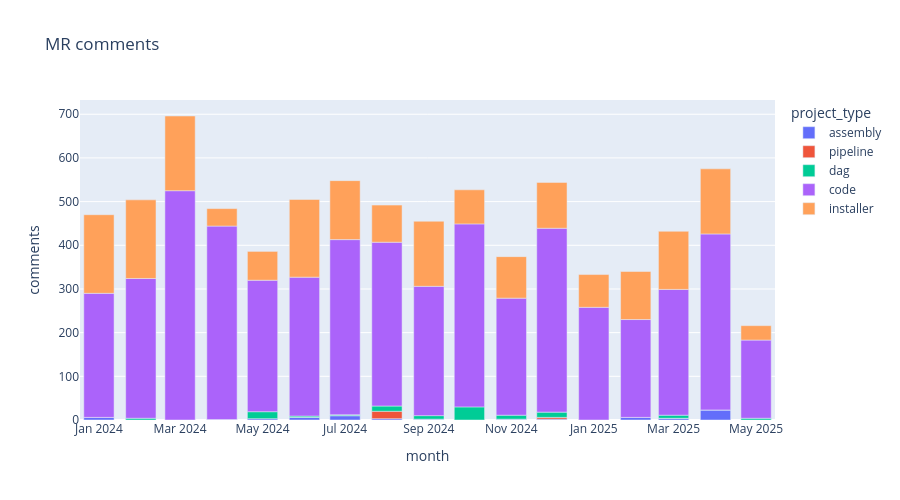

Notebook cell for this chart:
### Code cell
px.bar(mrs_comments.toPandas(),x='month',y='comments',color='project_type',title='MR comments',height=500)

### Figure 1 — Plotly figure (JSON) as saved in the notebook; plotly's stock layout.template omitted (floating-point values rounded to 4 significant figures)
{"data": [{"alignmentgroup": "True", "hovertemplate": "project_type=assembly<br>month=%{x}<br>comments=%{y}<extra></extra>", "legendgroup": "assembly", "marker": {"color": "#636efa", "pattern": {"shape": ""}}, "name": "assembly", "offsetgroup": "assembly", "orientation": "v", "showlegend": true, "textposition": "auto", "type": "bar", "x": ["2024-06-01T00:00:00", "2024-02-01T00:00:00", "2024-04-01T00:00:00", "2025-02-01T00:00:00", "2025-01-01T00:00:00", "2024-10-01T00:00:00", "2024-12-01T00:00:00", "2024-08-01T00:00:00", "2025-05-01T00:00:00", "2024-03-01T00:00:00", "2025-04-01T00:00:00", "2025-03-01T00:00:00", "2024-11-01T00:00:00", "2024-07-01T00:00:00", "2024-01-01T00:00:00", "2024-09-01T00:00:00", "2024-05-01T00:00:00"], "xaxis": "x", "y": [6, 0, 1, 6, 0, 0, 2, 3, 0, 0, 23, 4, 2, 10, 6, 2, 3], "yaxis": "y"}, {"alignmentgroup": "True", "hovertemplate": "project_type=pipeline<br>month=%{x}<br>comments=%{y}<extra></extra>", "legendgroup": "pipeline", "marker": {"color": "#EF553B", "pattern": {"shape": ""}}, "name": "pipeline", "offsetgroup": "pipeline", "orientation": "v", "showlegend": true, "textposition": "auto", "type": "bar", "x": ["2024-12-01T00:00:00", "2024-08-01T00:00:00", "2024-11-01T00:00:00", "2024-09-01T00:00:00", "2024-06-01T00:00:00", "2025-02-01T00:00:00", "2024-10-01T00:00:00", "2025-03-01T00:00:00", "2024-07-01T00:00:00", "2025-01-01T00:00:00"], "xaxis": "x", "y": [4, 17, 0, 0, 0, 0, 0, 0, 0, 0], "yaxis": "y"}, {"alignmentgroup": "True", "hovertemplate": "project_type=dag<br>month=%{x}<br>comments=%{y}<extra></extra>", "legendgroup": "dag", "marker": {"color": "#00cc96", "pattern": {"shape": ""}}, "name": "dag", "offsetgroup": "dag", "orientation": "v", "showlegend": true, "textposition": "auto", "type": "bar", "x": ["2025-05-01T00:00:00", "2024-02-01T00:00:00", "2024-06-01T00:00:00", "2024-11-01T00:00:00", "2024-12-01T00:00:00", "2024-07-01T00:00:00", "2024-04-01T00:00:00", "2024-01-01T00:00:00", "2025-04-01T00:00:00", "2025-03-01T00:00:00", "2024-09-01T00:00:00", "2024-08-01T00:00:00", "2024-10-01T00:00:00", "2024-05-01T00:00:00"], "xaxis": "x", "y": [4, 4, 3, 9, 12, 2, 0, 0, 0, 7, 8, 12, 30, 16], "yaxis": "y"}, {"alignmentgroup": "True", "hovertemplate": "project_type=code<br>month=%{x}<br>comments=%{y}<extra></extra>", "legendgroup": "code", "marker": {"color": "#ab63fa", "pattern": {"shape": ""}}, "name": "code", "offsetgroup": "code", "orientation": "v", "showlegend": true, "textposition": "auto", "type": "bar", "x": ["2024-07-01T00:00:00", "2024-03-01T00:00:00", "2024-09-01T00:00:00", "2025-05-01T00:00:00", "2024-11-01T00:00:00", "2024-08-01T00:00:00", "2024-05-01T00:00:00", "2025-01-01T00:00:00", "2024-02-01T00:00:00", "2024-06-01T00:00:00", "2024-12-01T00:00:00", "2024-04-01T00:00:00", "2024-01-01T00:00:00", "2025-02-01T00:00:00", "2025-03-01T00:00:00", "2024-10-01T00:00:00", "2025-04-01T00:00:00"], "xaxis": "x", "y": [401, 525, 296, 179, 268, 375, 301, 258, 320, 318, 421, 443, 284, 224, 288, 419, 403], "yaxis": "y"}, {"alignmentgroup": "True", "hovertemplate": "project_type=installer<br>month=%{x}<br>comments=%{y}<extra></extra>", "legendgroup": "installer", "marker": {"color": "#FFA15A", "pattern": {"shape": ""}}, "name": "installer", "offsetgroup": "installer", "orientation": "v", "showlegend": true, "textposition": "auto", "type": "bar", "x": ["2024-11-01T00:00:00", "2025-05-01T00:00:00", "2024-10-01T00:00:00", "2024-07-01T00:00:00", "2024-05-01T00:00:00", "2024-02-01T00:00:00", "2024-04-01T00:00:00", "2024-03-01T00:00:00", "2024-09-01T00:00:00", "2024-06-01T00:00:00", "2024-01-01T00:00:00", "2025-02-01T00:00:00", "2024-08-01T00:00:00", "2025-04-01T00:00:00", "2025-03-01T00:00:00", "2024-12-01T00:00:00", "2025-01-01T00:00:00"], "xaxis": "x", "y": [95, 33, 78, 135, 66, 180, 40, 171, 149, 178, 180, 110, 85, 149, 133, 105, 75], "yaxis": "y"}], "layout": {"barmode": "relative", "height": 500, "legend": {"title": {"text": "project_type"}, "tracegroupgap": 0}, "title": {"text": "MR comments"}, "xaxis": {"anchor": "y", "domain": [0, 1], "title": {"text": "month"}}, "yaxis": {"anchor": "x", "domain": [0, 1], "title": {"text": "comments"}}}}
